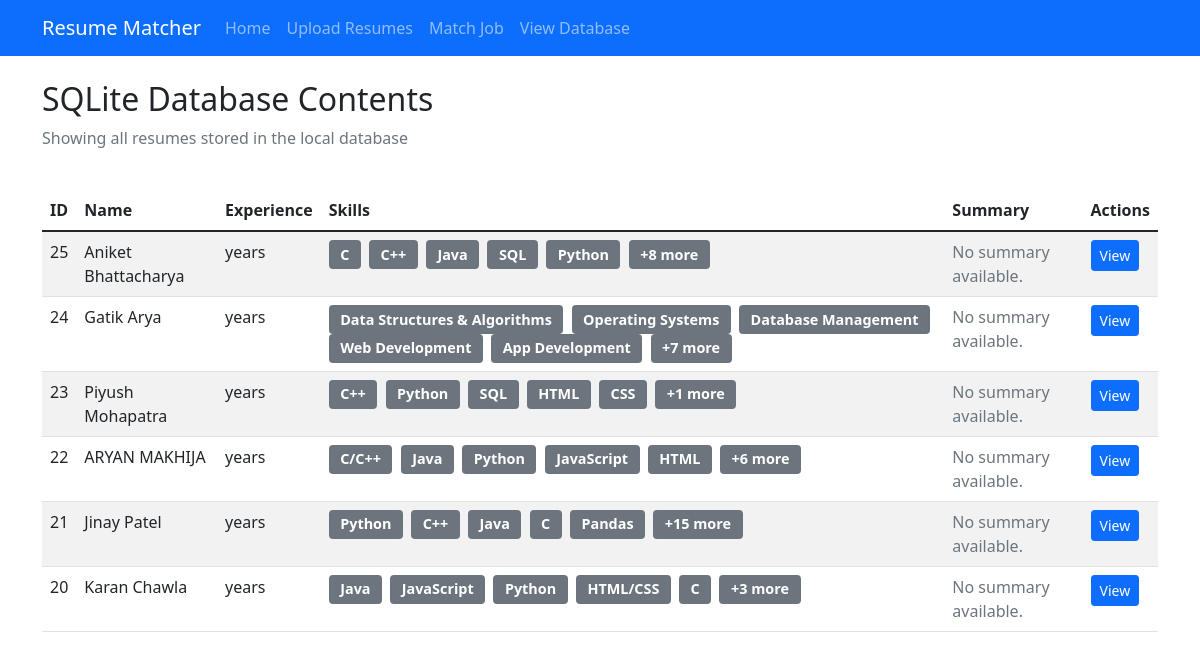
The page /database on the database its author committed.
### tables this page shows
CREATE TABLE resumes (
                id INTEGER PRIMARY KEY AUTOINCREMENT,
                filename TEXT NOT NULL,
                content TEXT NOT NULL,
                summary TEXT,
                skills TEXT,
                experience INTEGER,
                cgpa REAL,
                created_at TIMESTAMP DEFAULT CURRENT_TIMESTAMP
            , name TEXT DEFAULT '');

### app.py (the view)
@app.route('/database')
def view_database():
    resumes = db.get_all_resumes()
    return render_template('database.html', resumes=resumes)

### templates/database.html (shortened to what this page needs)
{% extends "base.html" %}
{% block content %}
<div class="row mb-4">
    <div class="col">
        <h2>SQLite Database Contents</h2>
        <p class="text-muted">Showing all resumes stored in the local database</p>
    </div>
</div>
<div class="row">
    <div class="col">
        <div class="table-responsive">
            <table class="table table-striped table-hover">
                <thead>
                    <tr>
                        <th>ID</th>
                        <th>Name</th>
                        <th>Experience</th>
                        <th>Skills</th>
                        <th>Summary</th>
                        <th>Actions</th>
                    </tr>
                </thead>
                <tbody>
                    {% for resume in resumes %}
                    <tr>
                        <td>{{ resume.id }}</td>
                        <td>{{ resume.name or 'Unnamed' }}</td>
                        <td>{{ resume.total_years_experience }} years</td>
                        <td>
                            {% for skill in resume.skills[:5] %}
                            <span class="badge bg-secondary me-1">{{ skill }}</span>
                            {% endfor %}
                            {% if resume.skills|length > 5 %}
                            <span class="badge bg-secondary">+{{ resume.skills|length - 5 }} more</span>
                            {% endif %}
                        </td>
                        {% if resume.get('professional_summary') %}
                        <td>{{ resume.professional_summary[:100] }}...</td>
                        {% else %}
                        <td class="text-muted">No summary available.</td>
                        {% endif %}
                        <td>
                            <a href="{{ url_for('resume_detail', resume_id=resume.id) }}" class="btn btn-sm btn-primary">View</a>
                        </td>
                    </tr>
                    {% endfor %}
                </tbody>
            </table>
        </div>
    </div>
</div>
{% endblock %}

### static/styles.css (style rules this page uses)
.badge { font-size: 0.9em; padding: 0.5em 0.8em; }

### rows shown on the page
resumes: id "25", name "Aniket Bhattacharya", 5 "C" "C++" "Java" "SQL" "Python", skills|length "8"
resumes: id "24", name "Gatik Arya", 5 "Data Structures & Algorithms" "Operating Systems" "Database Management" "Web Development" "App Development", skills|length "7"
resumes: id "23", name "Piyush Mohapatra", 5 "C++" "Python" "SQL" "HTML" "CSS", skills|length "1"
resumes: id "22", name "ARYAN MAKHIJA", 5 "C/C++" "Java" "Python" "JavaScript" "HTML", skills|length "6"
resumes: id "21", name "Jinay Patel", 5 "Python" "C++" "Java" "C" "Pandas", skills|length "15"
resumes: id "20", name "Karan Chawla", 5 "Java" "JavaScript" "Python" "HTML/CSS" "C", skills|length "3"
